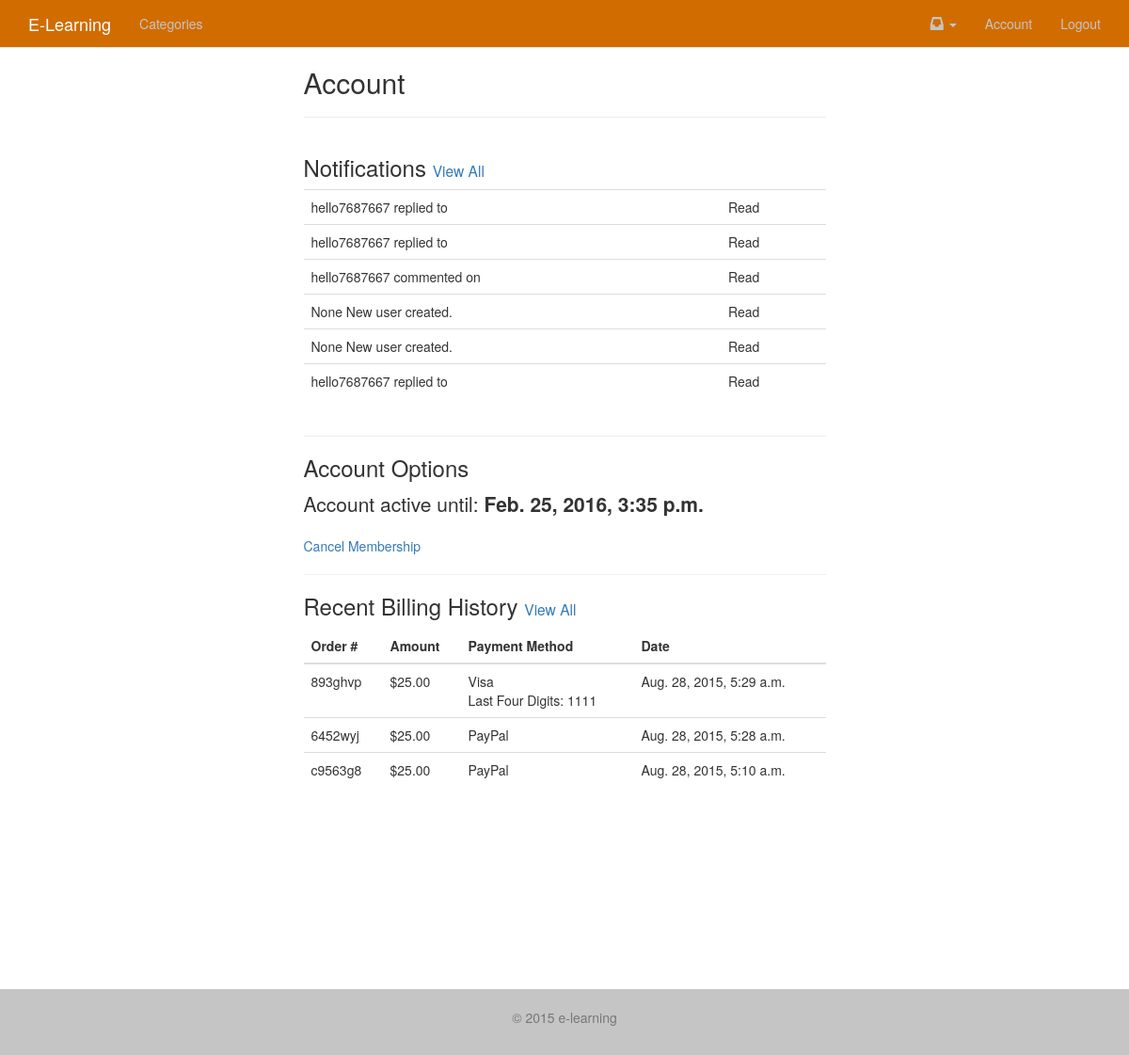
/account/ (signed in), run on the app's committed database.
### notifications/models.py (models this page shows, shortened)
class Notification(models.Model):
	sender_content_type = models.ForeignKey(ContentType, related_name='nofity_sender')
	sender_object_id = models.PositiveIntegerField()
	sender_object = GenericForeignKey("sender_content_type", "sender_object_id")
	verb = models.CharField(max_length=255)
	action_content_type = models.ForeignKey(ContentType, related_name='notify_action', null=True, blank=True)
	action_object_id = models.PositiveIntegerField(null=True, blank=True)
	action_object = GenericForeignKey("action_content_type", "action_object_id")
	target_content_type = models.ForeignKey(ContentType, related_name='notify_target', null=True, blank=True)
	target_object_id = models.PositiveIntegerField(null=True, blank=True)
	target_object = GenericForeignKey("target_content_type", "target_object_id")
	recipient = models.ForeignKey(settings.AUTH_USER_MODEL, related_name='notifications')
	read = models.BooleanField(default=False)
	timestamp = models.DateTimeField(auto_now_add=True, auto_now=False)
	objects = NotificationManager()
	def __unicode__(self):
		try:
			target_url = self.target_object.get_absolute_url()
		except:
			target_url = None
		context = {
			"sender": self.sender_object,
			"verb": self.verb,
			"action": self.action_object,
			"target": self.target_object,
			"verify_read": reverse("notifications_read", kwargs={"id": self.id}),
			"target_url": target_url,
		}
		return "%(sender)s %(verb)s" %context

### accounts/models.py (models this page shows, shortened)
class MyUser(AbstractBaseUser):
    username = models.CharField(
        max_length=255,
        unique=True,
    )
    email = models.EmailField(
        verbose_name='email address',
        max_length=255,
        unique=True,
    )
    first_name = models.CharField(max_length=120, null=True, blank=True)
    last_name = models.CharField(max_length=120, null=True, blank=True)
    is_member = models.BooleanField(default=False, verbose_name='Is Paid Member')
    is_active = models.BooleanField(default=True)
    is_admin = models.BooleanField(default=False)
    objects = MyUserManager()
    USERNAME_FIELD = 'username'
    REQUIRED_FIELDS = ['email']

### billing/models.py (models this page shows, shortened)
class Membership(models.Model):
	user = models.OneToOneField(settings.AUTH_USER_MODEL)
	date_end = models.DateTimeField(default=timezone.now(), verbose_name='End Date')
	date_start = models.DateTimeField(default=timezone.now(), verbose_name='Start Date')

class Transaction(models.Model):
	user = models.ForeignKey(settings.AUTH_USER_MODEL)
	transaction_id = models.CharField(max_length=120) #braintree or stripe
	order_id = models.CharField(max_length=120)
	amount = models.DecimalField(max_digits=100, decimal_places=2)
	success = models.BooleanField(default=True)
	transaction_status = models.CharField(max_length=220, null=True, blank=True) #if fails
	card_type = models.CharField(max_length=120) #paypal
	last_four = models.PositiveIntegerField(null=True, blank=True)
	timestamp = models.DateTimeField(auto_now_add=True, auto_now=False)
	objects = TransactionManager()
	class Meta:
		ordering = ['-timestamp']

### accounts/views.py (the view)
# urls.py: url(r'^account/$', 'accounts.views.account_home', name='account_home'),
@login_required
def account_home(request):
	notifications = Notification.objects.get_recent_for_user(request.user, 6)
	transactions = Transaction.objects.get_recent_for_user(request.user, 3)
	context = {
		"notifications": notifications,
		"transactions": transactions
	}
	return render(request, "accounts/account_home.html", context)

### billing/models.py (called while the page is built)
	def get_recent_for_user(self, user, num):
		return super(TransactionManager, self).filter(user=user)[:num]

### notifications/models.py (called while the page is built)
	def get_user(self, recipient):
		return self.filter(recipient=recipient)

	def get_queryset(self):
		return NotificationQuerySet(self.model, using=self._db)

	def get_recent_for_user(self, user, num):
		return self.get_queryset().get_user(user)[:num]

### templates/accounts/account_home.html (shortened to what this page needs)
{% extends "base.html" %}
{% block content %}
<div class='row'>
	<div class='col-sm-6 col-sm-offset-3'>
	<h2>Account</h2>
	<hr/>
	</div>
</div>
<div class='row'>
	<div class='col-sm-6 col-sm-offset-3'>
		<h3>Notifications <small><a href='{% url "notifications_all" %}'>View All</a></small></h3>
		<table class='table'>
			{% for note in notifications %}
			<tr><td>{{ note|safe }}</td><td>{% if note.read %} Read {% else %} Unread {% endif %}</td></tr>
			{% endfor %}
			</table>
	</div>
</div>
<div class='row'>
	<div class='col-sm-6 col-sm-offset-3'>
	<hr/>
	<h3>Account Options</h3>
	<p class='lead'>
	{% if request.user.is_member %}
		Account active until: <b>{{ request.user.membership.date_end }}</b>
	{% endif %}
	</p>
	{% if request.user.is_member and request.user.usermerchantid.subscription_id %}
		<a href='{% url "cancel_subscription" %}'>Cancel Membership</a>
	{% elif not request.user.is_member %}
		<a href='{% url "account_upgrade" %}'>Upgrade to Membership</a>
	{% endif %}
	</div>
</div>
<div class='row'>
	<div class='col-sm-6 col-sm-offset-3'>
		<hr/>
		<h3>Recent Billing History <small><a href='{% url "billing_history" %}'>View All</a></small></h3>
		<table class='table'>
			<thead>
				<th>Order #</th>
				<th>Amount</th>
				<th>Payment Method</th>
				<th>Date</th>
			</thead>
			{% for object in transactions %}
				<tr>
				<td>{{ object.order_id }}</td>
				<td>${{ object.amount }}</td>
				<td>{{ object.card_type }}{% if object.last_four %}<br/>Last Four Digits: {{ object.last_four }}{% endif %}</td>
				<td>{{ object.timestamp }}</td>
				</tr>
			{% endfor %}
		</table>
	</div>
</div>
{% endblock %}

### templates/base.html (shortened to what this page needs)
<!DOCTYPE html>
<html lang="en">
  <head>
	<link rel="stylesheet" href="https://maxcdn.bootstrapcdn.com/bootstrap/3.3.5/css/bootstrap.min.css">
    <link rel="stylesheet" href="https://maxcdn.bootstrapcdn.com/font-awesome/4.3.0/css/font-awesome.min.css">
  </head>
  <body>
  	{% include 'navbar.html' %}
        <div class="container main-container">
    	{% block content %}
    	{% endblock %}
    </div>
    {% include 'footer.html' %}
  </body>
</html>

### templates/navbar.html (shortened to what this page needs)
<nav class="navbar navbar-default navbar-static-top">
  <div class="container">
    <div class="navbar-header">
      <a class="navbar-brand" href="/">E-Learning</a>
    </div>
    <div id="navbar" class="navbar-collapse collapse">
      <ul class="nav navbar-nav">
        <li><a href="{% url 'projects' %}">Categories</a></li>
      </ul>
      <ul class="nav navbar-nav navbar-right">
        {% if user.is_authenticated %}
          <li class="dropdown">
            <a href="#" class="dropdown-toggle notification-toggle" data-toggle="dropdown" role="button" aria-haspopup="true" aria-expanded="false"><span class='glyphicon glyphicon-inbox' aria-hidden='true'></span> <span class="caret"></span></a>
          </li>
          <li><a href="{% url 'account_home' %}">Account</a></li>
          <li><a href="{% url 'auth_logout' %}">Logout</a></li>
        {% else %}
          {% if request.get_full_path == "/" %}
          {% else %}
            <li><a href="{% url 'register' %}">Join</a></li>
            <li><a href="{% url 'auth_login' %}">Login</a></li>
          {% endif %}
        {% endif %}
      </ul>
    </div>
  </div>
</nav>

### templates/footer.html
<footer class='footer'>
<div class='container'>
<p class='text-muted'>&copy; 2015 e-learning</p>
</div>
</footer>

### data on the page
Notification: target_content_type+target_object+sender_content_type "hello7687667 replied to", read "Read"
Notification: target_content_type+target_object+sender_content_type "hello7687667 replied to", read "Read"
Notification: target_content_type+target_object+sender_content_type "hello7687667 commented on", read "Read"
Notification: target_content_type+target_object+sender_content_type "None New user created.", read "Read"
Notification: target_content_type+target_object+sender_content_type "None New user created.", read "Read"
Notification: target_content_type+target_object+sender_content_type "hello7687667 replied to", read "Read"
MyUser: user.membership.date_end "Feb. 25, 2016, 3:35 p.m."
Transaction: order_id "893ghvp", amount "25.00", card_type "Visa", last_four "1111", timestamp "Aug. 28, 2015, 5:29 a.m."
Transaction: order_id "6452wyj", amount "25.00", card_type "PayPal", timestamp "Aug. 28, 2015, 5:28 a.m."
Transaction: order_id "c9563g8", amount "25.00", card_type "PayPal", timestamp "Aug. 28, 2015, 5:10 a.m."
